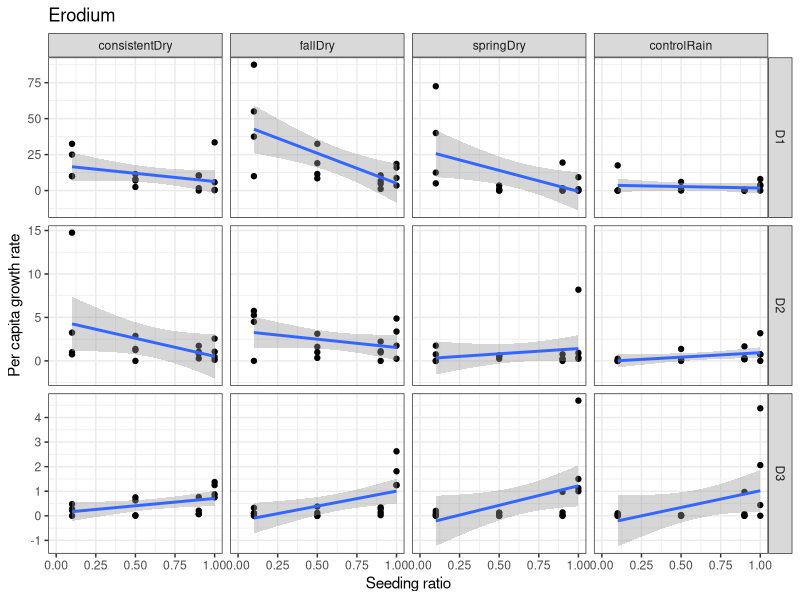
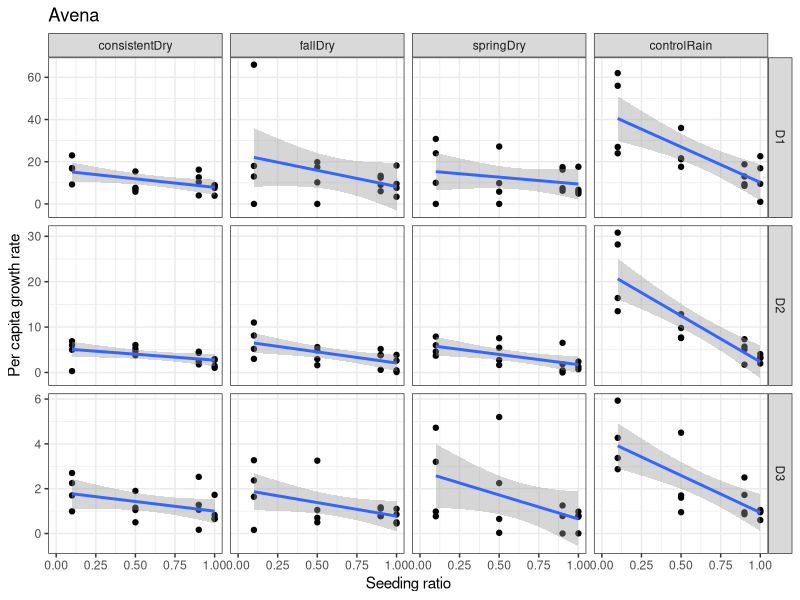
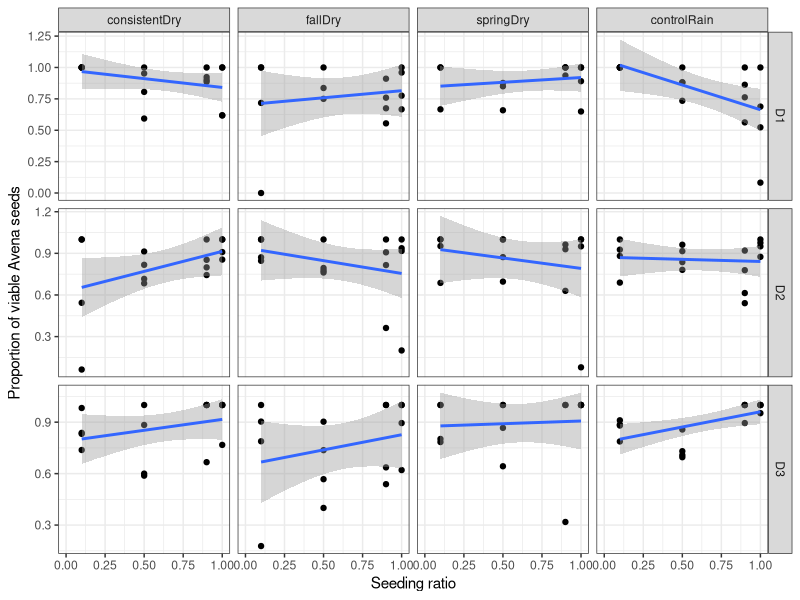

Generate these figures, in order, with R:
library(tidyverse)


## DECEMBER DATA
mydat <- read_csv("dd_stem_count_20141216.csv")


## CREATE A KEY TO ADD TREATMENT INFO TO SUBSEQUENT DATA
trtconvert <- mydat %>%
  dplyr::select(plot, subplot, number, AVtrt, EROtrt, density)

# ## FEBRUARY DATA
# mydat_feb <- read.csv("dd_stem_count_20150221.csv") %>%
#   tbl_df() %>%
#   mutate(plot = paste("Plot", Plot, sep="_"),
#          subplot = Treatment,
#          number = Subplot) %>%
#   select(-Plot, -Subplot, -Treatment, -AVquadrat, -EROquadrat, -Notes)%>%
#   select(date, plot, subplot, number, EROcount, AVcount)
# 
# mydat_feb2 <- tbl_df(merge(mydat_feb, trtconvert))
# names(mydat_feb2)[5:6] = c("ERO", "AV")
# 
# 
# ## MARCH DATA
# mydat_mar <- read.csv("dd_stem_count_20150320.csv") %>%
#   tbl_df() %>%
#   mutate(plot=paste("Plot", plot, sep="_")) %>%
#   select(date, plot, subplot, number, EROcount, AVcount)
# 
# mydat_mar2 <- tbl_df(merge(mydat_mar, trtconvert))
# names(mydat_mar2)[5:6] = c("ERO", "AV")


## APRIL DATA
mydat_apr <- read_csv("dd_stem_count_20150423.csv") %>%
mutate(AVcor=1, AVcor=ifelse(AVquadrat2 == "10x25cm", 2.5, AVcor),
       AVcor=ifelse(AVquadrat2 == "5x5cm", 25, AVcor)) %>%
mutate(EROcor=1, EROcor=ifelse(EROquadrat2 == "10x25cm", 2.5, EROcor),
       EROcor=ifelse(EROquadrat2 == "5x5cm", 25, EROcor)) %>%
  mutate(AV_seeds=(AVgoodseed + AVmoldseed)*2*AVcor,
         AV_seedsgood=AVgoodseed*2*AVcor) %>%
    mutate(AV_propgood = AV_seedsgood/AV_seeds) %>%
  mutate(ERO_seeds=(EROstork + EROseed)*5*EROcor) %>%
  mutate(AV_stemtog=NA, AV_stemtog = ifelse(is.na(AVstemsTotal) == F, AVstemsTotal, AV_stemtog),
                AV_stemtog = ifelse(is.na(AVstemswseed) == F, AVstemswseed, AV_stemtog), 
    AV_stems = (AV_stemtog)*AVcor,
         ERO_stems = EROcount*EROcor) %>%
  mutate(AV_r = AV_seeds/AV_stems,
         ERO_r = ERO_seeds/ERO_stems) %>%
  dplyr::select(plot, subplot, AV_seeds, ERO_seeds, AV_stems, ERO_stems, AV_r, ERO_r, AV_seedsgood, AV_propgood)

trtconvert2 <- trtconvert %>%
  mutate(plot = extract_numeric(plot))

mydat_apr2 <- tbl_df(merge(mydat_apr, trtconvert2))



# ADD SHELTER CONVERSION KEY
shelterkey <- read_csv("Shelter_key.csv")
mydat2 <- merge(mydat_apr2, shelterkey) %>%
  tbl_df() %>%
gather(spptrt, prop, AVtrt:EROtrt)%>%
  mutate(prop=extract_numeric(prop))%>%
  mutate(treatment=ordered(treatment, levels = c(consistentDry="consistentDry", fallDry="fallDry", springDry="springDry", controlRain="controlRain")))

# #just look at the monocultures
# mono <- mydat2 %>%
#   filter(prop==10) %>%
#   select(plot, subplot, density, ERO_seeds, AV_seedsgood, treatment, shelterBlock, spptrt, prop)%>%
#   gather(spp, count, ERO_seeds:AV_seedsgood) %>%
#   filter((spptrt=="AVtrt"&spp=="AV_seedsgood")|(spptrt=="EROtrt"&spp=="ERO_seeds")) %>%
#   mutate(seed=20, seed=ifelse(density=="D2", 200, seed), seed=ifelse(density=="D3", 2000, seed))%>%
#   mutate(propgerm=count/seed)%>%
#   ggplot(aes(x=density, y=propgerm, group=1))+geom_point() + facet_grid(spp~treatment) +geom_smooth(stat="smooth")
# 
# mono+theme_bw()


## PRELIMINARY VISUALIZATIONS

# Erodium
ero <- mydat2 %>%
  filter(spptrt=="EROtrt") %>%
  mutate(seed=20*(prop/10), seed=ifelse(density=="D2", 200*(prop/10), seed), seed=ifelse(density=="D3", 2000*(prop/10), seed)) %>%
  mutate(ERO_stemcorrect=1, ERO_stemcorrect=ifelse(ERO_stems > seed, seed/ERO_stems, ERO_stemcorrect)) %>%
  mutate(ERO_seeds2=ERO_seeds*ERO_stemcorrect) %>%
  mutate(R=ERO_seeds/seed) %>%
  ggplot(aes(x=(prop/10), y=R))+ geom_point()+ facet_grid(density~treatment, scale="free") 

ero + geom_smooth(method="lm") +theme_bw() +ylab("Per capita growth rate") + xlab("Seeding ratio") + ggtitle("Erodium") #+ ylim(0,.5)

# Avena
av <- mydat2 %>%
  filter(spptrt=="AVtrt") %>%
 # filter(density=="D1") %>%
  mutate(seed=20*(prop/10), seed=ifelse(density=="D2", 200*(prop/10), seed), seed=ifelse(density=="D3", 2000*(prop/10), seed)) %>%
  mutate(AV_stemcorrect=1, AV_stemcorrect=ifelse(AV_stems > seed, seed/AV_stems, AV_stemcorrect))%>%
  mutate(AV_seeds2=AV_seeds*AV_stemcorrect) %>%
  mutate(AV_seedsgood2=AV_seedsgood*AV_stemcorrect) %>%
  mutate(R=AV_seedsgood2/seed)%>%
  ggplot(aes(x=(prop/10), y=R))+ geom_point()+ facet_grid(density~treatment,  scale="free")
av + geom_smooth(method="lm") + theme_bw()+ylab("Per capita growth rate") + xlab("Seeding ratio") + ggtitle("Avena")
  

## Prop viable
av_propgood <- mydat2 %>%
  filter(spptrt=="AVtrt")%>%
  # filter(density=="D1") %>%
  mutate(seed=20*(prop/10), seed=ifelse(density=="D2", 200*(prop/10), seed), seed=ifelse(density=="D3", 2000*(prop/10), seed))%>%
  mutate(AV_stemcorrect=1, AV_stemcorrect=ifelse(AV_stems > seed, seed/AV_stems, AV_stemcorrect))%>%
  mutate(AV_seeds2=AV_seeds*AV_stemcorrect) %>%
  mutate(AV_seedsgood2=AV_seedsgood*AV_stemcorrect) %>%
  mutate(R=AV_seedsgood2/seed)%>%
  ggplot(aes(x=(prop/10), y=AV_propgood))+ geom_point()+ facet_grid(density~treatment,  scale="free")
av_propgood + geom_smooth(method="lm") + theme_bw()+ylab("Proportion of viable Avena seeds") + xlab("Seeding ratio")

# 
# 
# pdf("ddExperiment_growthrate_20150423.pdf")
#  ero+geom_smooth(method = "lm", formula = y ~ poly(x,2)) +theme_bw() + xlab("Seeding ratio") +ylab("Per capita growth rate") + 
#   ggtitle("Erodium") + geom_hline(y=1)
# av+geom_smooth(method = "lm") + theme_bw()+ xlab("Seeding ratio")+ylab("Per capita growth rate")  + ggtitle("Avena") + geom_hline(y=1)
# dev.off()

## APPEND DATA
# Avena
avdat <- mydat2 %>%
  mutate(density = as.character(density)) %>%
  filter(spptrt=="AVtrt")%>%
  mutate(seed=20*(prop/10), 
         seed=ifelse(density=="D2", 200*(prop/10), seed), 
         seed=ifelse(density=="D3", 2000*(prop/10), seed)) %>%
  mutate(AV_stemcorrect=1, AV_stemcorrect=ifelse(AV_stems > seed, seed/AV_stems, AV_stemcorrect))%>%
  mutate(AV_seeds2=AV_seeds*AV_stemcorrect) %>%
  mutate(seedsout=AV_seedsgood*AV_stemcorrect) %>%
  mutate(R=seedsout/seed) %>%
  mutate(species="Avena") %>%
  dplyr::select(plot, R, density, treatment, prop, shelterBlock, seed, species, seedsout, subplot)

# Erodium
erodat <- mydat2 %>%
  filter(spptrt=="EROtrt")%>%
  mutate(seed=20*(prop/10), seed=ifelse(density=="D2", 200*(prop/10), seed), seed=ifelse(density=="D3", 2000*(prop/10), seed))%>%
  mutate(ERO_stemcorrect=1, ERO_stemcorrect=ifelse(ERO_stems > seed, seed/ERO_stems, ERO_stemcorrect))%>%
  mutate(seedsout=ERO_seeds*ERO_stemcorrect) %>%
  mutate(R=seedsout/seed) %>%
  mutate(species="Erodium") %>%
  dplyr::select(plot, R, density, treatment, prop, shelterBlock, seed, species, seedsout, subplot)

# Together
togdat <- rbind(avdat, erodat)

